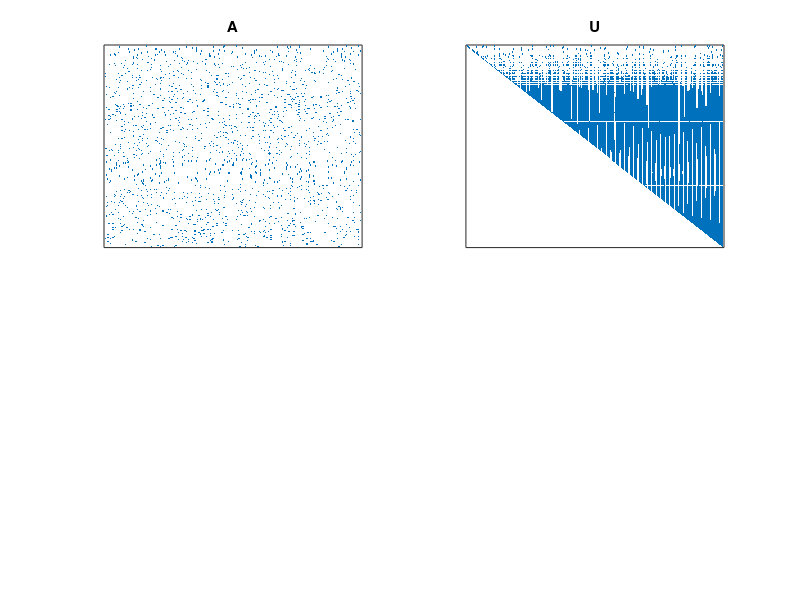

Here is the MATLAB script that generated this plot:
m=200; A=randn(m,m);  
A=A.*(rand(m,m)<0.05);
while rank(A)<m, A=randn(m,m);  A = A.*(rand(m,m)<0.05); end
subplot(221); spy(A,1); shg; xlabel(' '); 
set(gca,'Xtick',[]); set(gca,'Ytick',[]); title('A');
[L,U,P]=lu(A);
subplot(222); spy(U,1); shg; xlabel(' '); 
set(gca,'Xtick',[]); set(gca,'Ytick',[]); title('U');